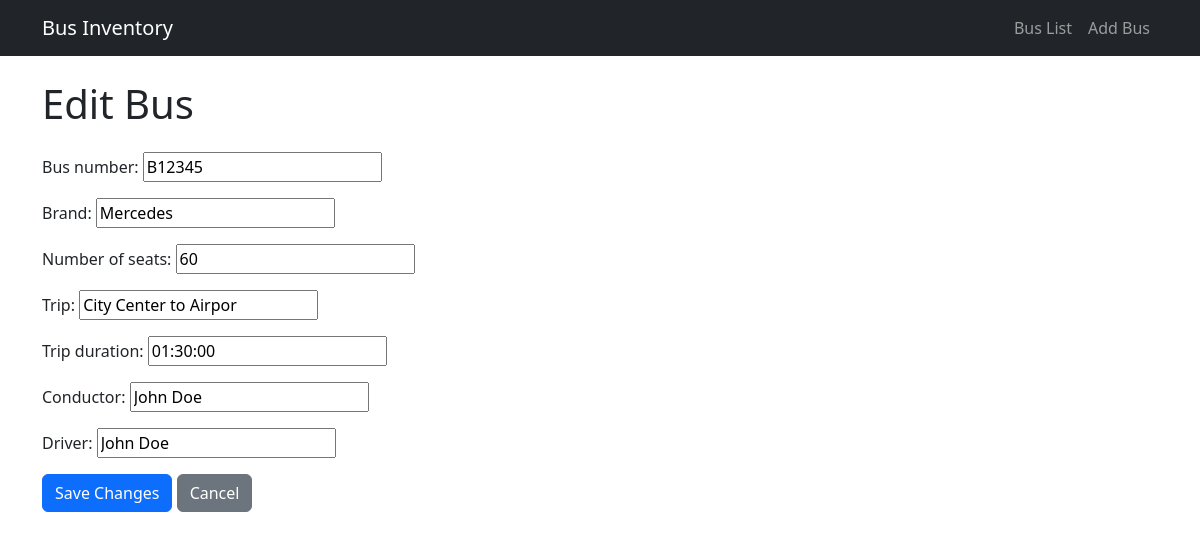
/api/edit-bus/1/, run on the app's committed database.
### Feature/models.py (models this page shows, shortened)
class Bus(models.Model):
    bus_number = models.CharField(max_length=20, unique=True)
    brand = models.CharField(max_length=50)
    number_of_seats = models.IntegerField()
    trip = models.CharField(max_length=100)
    trip_duration = models.DurationField()
    conductor = models.CharField(max_length=50)
    driver = models.CharField(max_length=50)

### Feature/views.py (the view)
# urls.py: path('edit-bus/<int:pk>/', views.edit_bus, name='edit-bus'),  # Edit bus
def edit_bus(request, pk):
    bus = get_object_or_404(Bus, pk=pk)  # Fetch the bus by its primary key
    if request.method == 'POST':
        form = BusForm(request.POST, instance=bus)
        if form.is_valid():
            form.save()
            return redirect('bus-list')  # Redirect to the bus list page
    else:
        form = BusForm(instance=bus)
    return render(request, 'edit_bus.html', {'form': form})

### Feature/forms.py
class BusForm(forms.ModelForm):
    class Meta:
        model = Bus
        fields = ['bus_number', 'brand', 'number_of_seats', 'trip', 'trip_duration', 'conductor', 'driver']

### templates/edit_bus.html (shortened to what this page needs)
{% extends 'base.html' %}
{% block content %}
<h1 class="mb-4">Edit Bus</h1>
<form method="post">
    {{ form.as_p }}
    <button type="submit" class="btn btn-primary">Save Changes</button>
    <a href="{% url 'bus-list' %}" class="btn btn-secondary">Cancel</a>
</form>
{% endblock %}

### data on the page
Bus: bus_number "B12345", brand "Mercedes", number_of_seats "60", trip "City Center to Airpor", trip_duration "01:30:00", conductor "John Doe", driver "John Doe"
